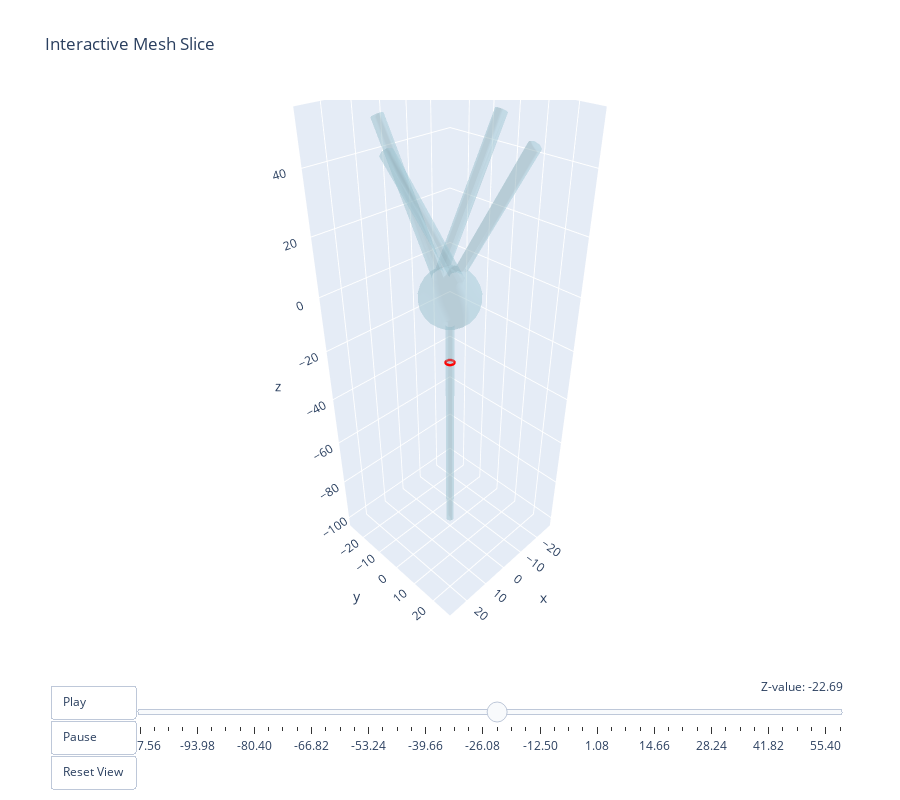

Notebook code cell kept with this figure:
### Markdown cell above
## Create and Visualize Demo Neuron Mesh

### Code cell
neuron = create_demo_neuron_mesh()

neuron = MeshManager(neuron)
neuron.print_mesh_analysis()
neuron.visualize_mesh_slice_interactive()

### Figure 1 — Plotly figure (JSON) as saved in the notebook; plotly's stock layout.template omitted (floating-point values rounded to 4 significant figures; data arrays with more than 128 entries replaced by an {"elided": "..."} marker saying what was removed)
{"data": [{"color": "lightblue", "i": {"elided": "636 int values"}, "j": {"elided": "636 int values"}, "k": {"elided": "636 int values"}, "name": "Mesh", "opacity": 0.3, "type": "mesh3d", "x": {"elided": "320 float values"}, "y": {"elided": "320 float values"}, "z": {"elided": "320 float values"}}, {"line": {"color": "red", "width": 5}, "mode": "lines", "name": "Slice at z=-24.39", "type": "scatter3d", "x": [-2.755e-16, 0.1213, 0.75, 0.8391, 1.272, 1.299, 1.332, 1.5, 1.467, 1.299, 1.272, 1.183, 0.75, 0.6283, 9.185e-17, -0.1213, -0.75, -0.8391, -1.272, -1.299, -1.332, -1.5, -1.467, -1.299, -1.272, -1.183, -0.75, -0.6283, -2.755e-16, null], "y": [-1.5, -1.467, -1.299, -1.21, -0.7774, -0.75, -0.6284, 0, 0.1218, 0.75, 0.7774, 0.8663, 1.299, 1.332, 1.5, 1.467, 1.299, 1.21, 0.7774, 0.75, 0.6284, 1.837e-16, -0.1218, -0.75, -0.7774, -0.8663, -1.299, -1.332, -1.5, null], "z": [-24.39, -24.39, -24.39, -24.39, -24.39, -24.39, -24.39, -24.39, -24.39, -24.39, -24.39, -24.39, -24.39, -24.39, -24.39, -24.39, -24.39, -24.39, -24.39, -24.39, -24.39, -24.39, -24.39, -24.39, -24.39, -24.39, -24.39, -24.39, -24.39, null]}], "layout": {"height": 800, "margin": {"b": 100, "l": 50, "r": 50, "t": 100}, "scene": {"aspectmode": "data", "camera": {"eye": {"x": 1.5, "y": 1.5, "z": 1.5}}}, "sliders": [{"active": 25, "currentvalue": {"prefix": "Z-value: ", "visible": true, "xanchor": "right"}, "len": 0.9, "pad": {"b": 10, "t": 50}, "steps": [{"args": [["frame_0"], {"frame": {"duration": 0, "redraw": true}, "mode": "immediate"}], "label": "-107.56", "method": "animate"}, {"args": [["frame_1"], {"frame": {"duration": 0, "redraw": true}, "mode": "immediate"}], "label": "-104.17", "method": "animate"}, {"args": [["frame_2"], {"frame": {"duration": 0, "redraw": true}, "mode": "immediate"}], "label": "-100.77", "method": "animate"}, {"args": [["frame_3"], {"frame": {"duration": 0, "redraw": true}, "mode": "immediate"}], "label": "-97.38", "method": "animate"}, {"args": [["frame_4"], {"frame": {"duration": 0, "redraw": true}, "mode": "immediate"}], "label": "-93.98", "method": "animate"}, {"args": [["frame_5"], {"frame": {"duration": 0, "redraw": true}, "mode": "immediate"}], "label": "-90.59", "method": "animate"}, {"args": [["frame_6"], {"frame": {"duration": 0, "redraw": true}, "mode": "immediate"}], "label": "-87.19", "method": "animate"}, {"args": [["frame_7"], {"frame": {"duration": 0, "redraw": true}, "mode": "immediate"}], "label": "-83.80", "method": "animate"}, {"args": [["frame_8"], {"frame": {"duration": 0, "redraw": true}, "mode": "immediate"}], "label": "-80.40", "method": "animate"}, {"args": [["frame_9"], {"frame": {"duration": 0, "redraw": true}, "mode": "immediate"}], "label": "-77.01", "method": "animate"}, {"args": [["frame_10"], {"frame": {"duration": 0, "redraw": true}, "mode": "immediate"}], "label": "-73.61", "method": "animate"}, {"args": [["frame_11"], {"frame": {"duration": 0, "redraw": true}, "mode": "immediate"}], "label": "-70.22", "method": "animate"}, {"args": [["frame_12"], {"frame": {"duration": 0, "redraw": true}, "mode": "immediate"}], "label": "-66.82", "method": "animate"}, {"args": [["frame_13"], {"frame": {"duration": 0, "redraw": true}, "mode": "immediate"}], "label": "-63.43", "method": "animate"}, {"args": [["frame_14"], {"frame": {"duration": 0, "redraw": true}, "mode": "immediate"}], "label": "-60.03", "method": "animate"}, {"args": [["frame_15"], {"frame": {"duration": 0, "redraw": true}, "mode": "immediate"}], "label": "-56.64", "method": "animate"}, {"args": [["frame_16"], {"frame": {"duration": 0, "redraw": true}, "mode": "immediate"}], "label": "-53.24", "method": "animate"}, {"args": [["frame_17"], {"frame": {"duration": 0, "redraw": true}, "mode": "immediate"}], "label": "-49.85", "method": "animate"}, {"args": [["frame_18"], {"frame": {"duration": 0, "redraw": true}, "mode": "immediate"}], "label": "-46.45", "method": "animate"}, {"args": [["frame_19"], {"frame": {"duration": 0, "redraw": true}, "mode": "immediate"}], "label": "-43.06", "method": "animate"}, {"args": [["frame_20"], {"frame": {"duration": 0, "redraw": true}, "mode": "immediate"}], "label": "-39.66", "method": "animate"}, {"args": [["frame_21"], {"frame": {"duration": 0, "redraw": true}, "mode": "immediate"}], "label": "-36.27", "method": "animate"}, {"args": [["frame_22"], {"frame": {"duration": 0, "redraw": true}, "mode": "immediate"}], "label": "-32.87", "method": "animate"}, {"args": [["frame_23"], {"frame": {"duration": 0, "redraw": true}, "mode": "immediate"}], "label": "-29.48", "method": "animate"}, {"args": [["frame_24"], {"frame": {"duration": 0, "redraw": true}, "mode": "immediate"}], "label": "-26.08", "method": "animate"}, {"args": [["frame_25"], {"frame": {"duration": 0, "redraw": true}, "mode": "immediate"}], "label": "-22.69", "method": "animate"}, {"args": [["frame_26"], {"frame": {"duration": 0, "redraw": true}, "mode": "immediate"}], "label": "-19.29", "method": "animate"}, {"args": [["frame_27"], {"frame": {"duration": 0, "redraw": true}, "mode": "immediate"}], "label": "-15.90", "method": "animate"}, {"args": [["frame_28"], {"frame": {"duration": 0, "redraw": true}, "mode": "immediate"}], "label": "-12.50", "method": "animate"}, {"args": [["frame_29"], {"frame": {"duration": 0, "redraw": true}, "mode": "immediate"}], "label": "-9.11", "method": "animate"}, {"args": [["frame_30"], {"frame": {"duration": 0, "redraw": true}, "mode": "immediate"}], "label": "-5.71", "method": "animate"}, {"args": [["frame_31"], {"frame": {"duration": 0, "redraw": true}, "mode": "immediate"}], "label": "-2.32", "method": "animate"}, {"args": [["frame_32"], {"frame": {"duration": 0, "redraw": true}, "mode": "immediate"}], "label": "1.08", "method": "animate"}, {"args": [["frame_33"], {"frame": {"duration": 0, "redraw": true}, "mode": "immediate"}], "label": "4.47", "method": "animate"}, {"args": [["frame_34"], {"frame": {"duration": 0, "redraw": true}, "mode": "immediate"}], "label": "7.87", "method": "animate"}, {"args": [["frame_35"], {"frame": {"duration": 0, "redraw": true}, "mode": "immediate"}], "label": "11.26", "method": "animate"}, {"args": [["frame_36"], {"frame": {"duration": 0, "redraw": true}, "mode": "immediate"}], "label": "14.66", "method": "animate"}, {"args": [["frame_37"], {"frame": {"duration": 0, "redraw": true}, "mode": "immediate"}], "label": "18.05", "method": "animate"}, {"args": [["frame_38"], {"frame": {"duration": 0, "redraw": true}, "mode": "immediate"}], "label": "21.45", "method": "animate"}, {"args": [["frame_39"], {"frame": {"duration": 0, "redraw": true}, "mode": "immediate"}], "label": "24.84", "method": "animate"}, {"args": [["frame_40"], {"frame": {"duration": 0, "redraw": true}, "mode": "immediate"}], "label": "28.24", "method": "animate"}, {"args": [["frame_41"], {"frame": {"duration": 0, "redraw": true}, "mode": "immediate"}], "label": "31.63", "method": "animate"}, {"args": [["frame_42"], {"frame": {"duration": 0, "redraw": true}, "mode": "immediate"}], "label": "35.03", "method": "animate"}, {"args": [["frame_43"], {"frame": {"duration": 0, "redraw": true}, "mode": "immediate"}], "label": "38.42", "method": "animate"}, {"args": [["frame_44"], {"frame": {"duration": 0, "redraw": true}, "mode": "immediate"}], "label": "41.82", "method": "animate"}, {"args": [["frame_45"], {"frame": {"duration": 0, "redraw": true}, "mode": "immediate"}], "label": "45.21", "method": "animate"}, {"args": [["frame_46"], {"frame": {"duration": 0, "redraw": true}, "mode": "immediate"}], "label": "48.61", "method": "animate"}, {"args": [["frame_47"], {"frame": {"duration": 0, "redraw": true}, "mode": "immediate"}], "label": "52.00", "method": "animate"}, {"args": [["frame_48"], {"frame": {"duration": 0, "redraw": true}, "mode": "immediate"}], "label": "55.40", "method": "animate"}, {"args": [["frame_49"], {"frame": {"duration": 0, "redraw": true}, "mode": "immediate"}], "label": "58.79", "method": "animate"}], "x": 0.1, "y": 0}], "title": {"text": "Interactive Mesh Slice"}, "updatemenus": [{"buttons": [{"args": [null, {"frame": {"duration": 200, "redraw": true}, "fromcurrent": true}], "label": "Play", "method": "animate"}, {"args": [[null], {"frame": {"duration": 0, "redraw": false}, "mode": "immediate"}], "label": "Pause", "method": "animate"}, {"args": [{"scene.camera.eye": {"x": 1.5, "y": 1.5, "z": 1.5}}], "label": "Reset View", "method": "relayout"}], "pad": {"r": 10, "t": 60}, "showactive": false, "type": "buttons", "x": 0, "xanchor": "left", "y": 0, "yanchor": "top"}]}}
